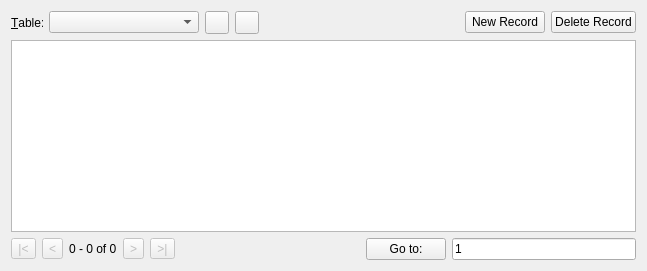
      <widget class="QWidget" name="browser">
       <attribute name="title">
        <string>Browse Data</string>
       </attribute>
       <layout class="QVBoxLayout" name="verticalLayout_2">
        <item>
         <layout class="QHBoxLayout" name="horizontalLayout">
          <item>
           <widget class="QLabel" name="label">
            <property name="text">
             <string>&amp;Table:</string>
            </property>
            <property name="buddy">
             <cstring>comboBrowseTable</cstring>
            </property>
           </widget>
          </item>
          <item>
           <widget class="QComboBox" name="comboBrowseTable">
            <property name="sizePolicy">
             <sizepolicy hsizetype="MinimumExpanding" vsizetype="Fixed">
              <horstretch>1</horstretch>
              <verstretch>0</verstretch>
             </sizepolicy>
            </property>
            <property name="minimumSize">
             <size>
              <width>150</width>
              <height>0</height>
             </size>
            </property>
            <property name="toolTip">
             <string>Select a table to browse data</string>
            </property>
            <property name="whatsThis">
             <string>Use this list to select a table to be displayed in the database view</string>
            </property>
            <property name="maxVisibleItems">
             <number>30</number>
            </property>
            <property name="sizeAdjustPolicy">
             <enum>QComboBox::AdjustToContents</enum>
            </property>
           </widget>
          </item>
          <item>
           <widget class="QToolButton" name="buttonRefresh">
            <property name="toolTip">
             <string>Refresh the data in the selected table.</string>
            </property>
            <property name="whatsThis">
             <string>This button refreshes the data in the currently selected table.</string>
            </property>
            <property name="text">
             <string/>
            </property>
            <property name="icon">
             <iconset resource="icons/icons.qrc">
              <normaloff>:/icons/refresh</normaloff>:/icons/refresh</iconset>
            </property>
           </widget>
          </item>
          <item>
           <widget class="QToolButton" name="buttonClearFilters">
            <property name="toolTip">
             <string>Clear all filters</string>
            </property>
            <property name="text">
             <string/>
            </property>
            <property name="icon">
             <iconset resource="icons/icons.qrc">
              <normaloff>:/icons/clear_filters</normaloff>:/icons/clear_filters</iconset>
            </property>
           </widget>
          </item>
          <item>
           <spacer name="horizontalSpacer">
            <property name="orientation">
             <enum>Qt::Horizontal</enum>
            </property>
            <property name="sizeHint" stdset="0">
             <size>
              <width>200</width>
              <height>20</height>
             </size>
            </property>
           </spacer>
          </item>
          <item>
           <widget class="QPushButton" name="buttonNewRecord">
            <property name="toolTip">
             <string>Insert a new record in the current table</string>
            </property>
            <property name="whatsThis">
             <string>This button creates a new, empty record in the database</string>
            </property>
            <property name="text">
             <string>New Record</string>
            </property>
           </widget>
          </item>
          <item>
           <widget class="QPushButton" name="buttonDeleteRecord">
            <property name="toolTip">
             <string>Delete the current record</string>
            </property>
            <property name="whatsThis">
             <string>This button deletes the record currently selected in the database</string>
            </property>
            <property name="text">
             <string>Delete Record</string>
            </property>
           </widget>
          </item>
         </layout>
        </item>
        <item>
         <widget class="ExtendedTableWidget" name="dataTable">
          <property name="acceptDrops">
           <bool>true</bool>
          </property>
          <property name="whatsThis">
           <string>This is the database view. You can double-click any record to edit its contents in the cell editor window.</string>
          </property>
          <property name="editTriggers">
           <set>QAbstractItemView::NoEditTriggers</set>
          </property>
          <property name="dragDropMode">
           <enum>QAbstractItemView::DragDrop</enum>
          </property>
          <property name="defaultDropAction">
           <enum>Qt::CopyAction</enum>
          </property>
          <property name="selectionMode">
           <enum>QAbstractItemView::ContiguousSelection</enum>
          </property>
          <attribute name="horizontalHeaderShowSortIndicator" stdset="0">
           <bool>true</bool>
          </attribute>
         </widget>
        </item>
        <item>
         <layout class="QHBoxLayout" name="horizontalLayout_2">
          <item>
           <widget class="QToolButton" name="buttonBegin">
            <property name="enabled">
             <bool>false</bool>
            </property>
            <property name="toolTip">
             <string>&lt;html&gt;&lt;head/&gt;&lt;body&gt;&lt;p&gt;Scroll to the beginning&lt;/p&gt;&lt;/body&gt;&lt;/html&gt;</string>
            </property>
            <property name="whatsThis">
             <string>&lt;html&gt;&lt;head/&gt;&lt;body&gt;&lt;p&gt;Clicking this button navigates to the beginning in the table view above.&lt;/p&gt;&lt;/body&gt;&lt;/html&gt;</string>
            </property>
            <property name="text">
             <string>|&lt;</string>
            </property>
            <property name="icon">
             <iconset resource="icons/icons.qrc">
              <normaloff>:/icons/resultset_first.png</normaloff>:/icons/resultset_first.png</iconset>
            </property>
           </widget>
          </item>
          <item>
           <widget class="QToolButton" name="buttonPrevious">
            <property name="enabled">
             <bool>false</bool>
            </property>
            <property name="toolTip">
             <string>Scroll 100 records upwards</string>
            </property>
            <property name="whatsThis">
             <string>&lt;html&gt;&lt;head/&gt;&lt;body&gt;&lt;p&gt;Clicking this button navigates 100 records upwards in the table view above.&lt;/p&gt;&lt;/body&gt;&lt;/html&gt;</string>
            </property>
            <property name="text">
             <string>&lt;</string>
            </property>
            <property name="icon">
             <iconset resource="icons/icons.qrc">
              <normaloff>:/icons/resultset_previous.png</normaloff>:/icons/resultset_previous.png</iconset>
            </property>
           </widget>
          </item>
          <item>
           <widget class="QLabel" name="labelRecordset">
            <property name="text">
             <string>0 - 0 of 0</string>
            </property>
           </widget>
          </item>
          <item>
           <widget class="QToolButton" name="buttonNext">
            <property name="enabled">
             <bool>false</bool>
            </property>
            <property name="toolTip">
             <string>&lt;html&gt;&lt;head/&gt;&lt;body&gt;&lt;p&gt;Scroll 100 records downwards&lt;/p&gt;&lt;/body&gt;&lt;/html&gt;</string>
            </property>
            <property name="whatsThis">
             <string>&lt;html&gt;&lt;head/&gt;&lt;body&gt;&lt;p&gt;Clicking this button navigates 100 records downwards in the table view above.&lt;/p&gt;&lt;/body&gt;&lt;/html&gt;</string>
            </property>
            <property name="text">
             <string>&gt;</string>
            </property>
            <property name="icon">
             <iconset resource="icons/icons.qrc">
              <normaloff>:/icons/run</normaloff>:/icons/run</iconset>
            </property>
           </widget>
          </item>
          <item>
           <widget class="QToolButton" name="buttonEnd">
            <property name="enabled">
             <bool>false</bool>
            </property>
            <property name="toolTip">
             <string>Scroll to the end</string>
            </property>
            <property name="whatsThis">
             <string>&lt;html&gt;&lt;head/&gt;&lt;body&gt;&lt;p&gt;&amp;lt;html&amp;gt;&amp;lt;head/&amp;gt;&amp;lt;body&amp;gt;&amp;lt;p&amp;gt;Clicking this button navigates up to the end in the table view above.&amp;lt;/p&amp;gt;&amp;lt;/body&amp;gt;&amp;lt;/html&amp;gt;&lt;/p&gt;&lt;/body&gt;&lt;/html&gt;</string>
            </property>
            <property name="text">
             <string>&gt;|</string>
            </property>
            <property name="icon">
             <iconset resource="icons/icons.qrc">
              <normaloff>:/icons/run_line</normaloff>:/icons/run_line</iconset>
            </property>
           </widget>
          </item>
          <item>
           <spacer name="horizontalSpacer_2">
            <property name="orientation">
             <enum>Qt::Horizontal</enum>
            </property>
            <property name="sizeHint" stdset="0">
             <size>
              <width>40</width>
              <height>20</height>
             </size>
            </property>
           </spacer>
          </item>
          <item>
           <widget class="QPushButton" name="buttonGoto">
            <property name="toolTip">
             <string>&lt;html&gt;&lt;head/&gt;&lt;body&gt;&lt;p&gt;Click here to jump to the specified record&lt;/p&gt;&lt;/body&gt;&lt;/html&gt;</string>
            </property>
            <property name="whatsThis">
             <string>&lt;html&gt;&lt;head/&gt;&lt;body&gt;&lt;p&gt;This button is used to navigate to the record number specified in the Go to area.&lt;/p&gt;&lt;/body&gt;&lt;/html&gt;</string>
            </property>
            <property name="text">
             <string>Go to:</string>
            </property>
           </widget>
          </item>
          <item>
           <widget class="QLineEdit" name="editGoto">
            <property name="toolTip">
             <string>Enter record number to browse</string>
            </property>
            <property name="whatsThis">
             <string>Type a record number in this area and click the Go to: button to display the record in the database view</string>
            </property>
            <property name="text">
             <string>1</string>
            </property>
           </widget>
          </item>
         </layout>
        </item>
       </layout>
      </widget>
